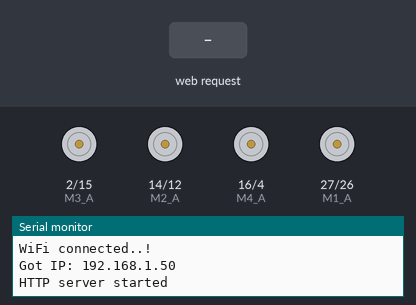
The sketch below on a simulated ESP32. Parts: motor-driver pin pairs drawn as motors (green arrow = first pin HIGH = forward, orange = second pin HIGH = backward, longer = more drive), the last lines printed to the serial monitor. The test bench sets the inputs (shaded band). WiFi joins after 1.5 s; servers stay silent unless stated.

Above: at 3.4 s.
3.5 s: HTTP request GET /forward received
At 3.8 s:
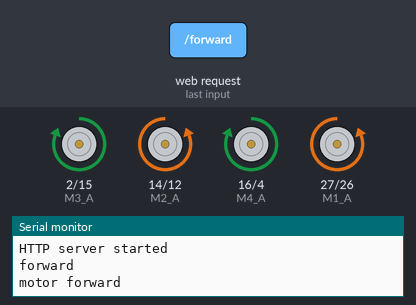
5.0 s: HTTP request GET /backward received
At 6.2 s:
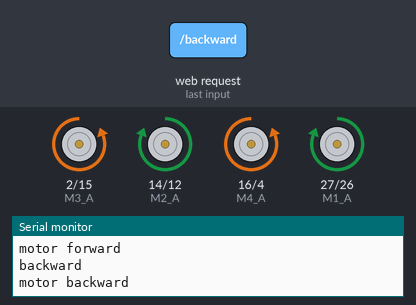
6.5 s: HTTP request GET / received
At 7.3 s:
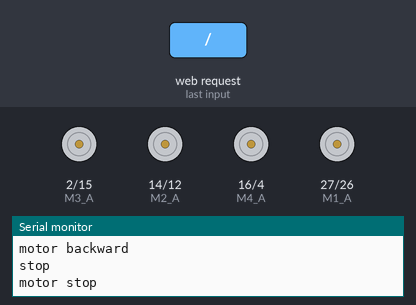
Timing chart, 0 to 9.5 s (numbered marks = the images above; inputs shaded):
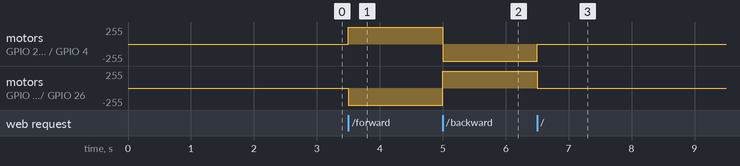

Measured:
- after the input at 3.5 s, motor on GPIO 2 (M3_A) / GPIO 15 (M3_B), motor on GPIO 16 (M4_A) / GPIO 4 (M4_B): stopped → forward 255/255 at once; motor on GPIO 14 (M2_A) / GPIO 12 (M2_B), motor on GPIO 27 (M1_A) / GPIO 26 (M1_B): stopped → backward 255/255 at once
- after the input at 5.0 s, motor on GPIO 2 (M3_A) / GPIO 15 (M3_B), motor on GPIO 16 (M4_A) / GPIO 4 (M4_B): forward 255/255 → backward 255/255 at once; motor on GPIO 14 (M2_A) / GPIO 12 (M2_B), motor on GPIO 27 (M1_A) / GPIO 26 (M1_B): backward 255/255 → forward 255/255 at once
- after the input at 6.5 s, motor on GPIO 2 (M3_A) / GPIO 15 (M3_B), motor on GPIO 16 (M4_A) / GPIO 4 (M4_B): backward 255/255 → stopped at once; motor on GPIO 14 (M2_A) / GPIO 12 (M2_B), motor on GPIO 27 (M1_A) / GPIO 26 (M1_B): forward 255/255 → stopped at once

The sketch:

202_esp32_webserver_station_mode.ino
```cpp
#include <WiFi.h>
#include <WebServer.h>

#define M1_B    26
#define M1_A    27
#define M2_B    12
#define M2_A    14
#define M3_B    15
#define M3_A    2
#define M4_B    4
#define M4_A    16

#define FORWARD   1
#define BACKWARD  2
#define STOP      3

/* Put your SSID & Password */
const char* ssid = "SK_WiFiGIGA73BA_2.4G";  // Enter SSID here
const char* password = "1609043407";  //Enter Password here

int motor_status = STOP;

WebServer server(80);

void go_forward(){
  Serial.println("forward");
  digitalWrite(M1_A, LOW);
  digitalWrite(M1_B, HIGH);
  digitalWrite(M2_A, LOW);
  digitalWrite(M2_B, HIGH);

  digitalWrite(M3_A, HIGH);
  digitalWrite(M3_B, LOW);
  digitalWrite(M4_A, HIGH);
  digitalWrite(M4_B, LOW);

}

void go_backward(){
  Serial.println("backward");
  digitalWrite(M1_A, HIGH);
  digitalWrite(M1_B, LOW);
  digitalWrite(M2_A, HIGH);
  digitalWrite(M2_B, LOW);

  digitalWrite(M3_A, LOW);
  digitalWrite(M3_B, HIGH);
  digitalWrite(M4_A, LOW);
  digitalWrite(M4_B, HIGH);
}

void turn_right(){
  Serial.println("right");
  digitalWrite(M1_A, LOW);
  digitalWrite(M1_B, HIGH);
  digitalWrite(M2_A, LOW);
  digitalWrite(M2_B, HIGH);

  digitalWrite(M3_A, LOW);
  digitalWrite(M3_B, HIGH);
  digitalWrite(M4_A, LOW);
  digitalWrite(M4_B, HIGH);
}

void turn_left(){
  Serial.println("left");
  digitalWrite(M1_A, HIGH);
  digitalWrite(M1_B, LOW);
  digitalWrite(M2_A, HIGH);
  digitalWrite(M2_B, LOW);

  digitalWrite(M3_A, HIGH);
  digitalWrite(M3_B, LOW);
  digitalWrite(M4_A, HIGH);
  digitalWrite(M4_B, LOW);
}

void stop(){
  Serial.println("stop");
  digitalWrite(M1_A, LOW);
  digitalWrite(M1_B, LOW);
  digitalWrite(M2_A, LOW);
  digitalWrite(M2_B, LOW);

  digitalWrite(M3_A, LOW);
  digitalWrite(M3_B, LOW);
  digitalWrite(M4_A, LOW);
  digitalWrite(M4_B, LOW);
  delay(200);
}

void setup() {
  Serial.begin(115200);

  pinMode(M1_A, OUTPUT);
  pinMode(M1_B, OUTPUT);
  pinMode(M2_A, OUTPUT);
  pinMode(M2_B, OUTPUT);
  pinMode(M3_A, OUTPUT);
  pinMode(M3_B, OUTPUT);
  pinMode(M4_A, OUTPUT);
  pinMode(M4_B, OUTPUT);

  stop();

  //connect to your local wi-fi network
  WiFi.begin(ssid, password);

  //check wi-fi is connected to wi-fi network
  while (WiFi.status() != WL_CONNECTED) {
  delay(1000);
  Serial.print(".");
  }
  Serial.println("");
  Serial.println("WiFi connected..!");
  Serial.print("Got IP: ");  Serial.println(WiFi.localIP());

  server.on("/", handle_OnConnect);
  server.on("/forward", handle_forward);
  server.on("/backward", handle_backward);
  server.on("/stop", handle_stop);
  server.onNotFound(handle_NotFound);

  server.begin();
  Serial.println("HTTP server started");
}
void loop() {
  server.handleClient();

}

void handle_OnConnect() {
  stop();
  Serial.println("motor stop");
  server.send(200, "text/html", SendHTML(motor_status));
}

void handle_forward() {
  go_forward();
  motor_status = FORWARD;
  Serial.println("motor forward");
  server.send(200, "text/html", SendHTML(motor_status));
}

void handle_backward() {
  go_backward();
  motor_status = BACKWARD;
  Serial.println("motor backward");
  server.send(200, "text/html", SendHTML(motor_status));
}

void handle_stop() {
  stop();
  motor_status = STOP;
  Serial.println("motor stop");
  server.send(200, "text/html", SendHTML(motor_status));
}

void handle_NotFound(){
  server.send(404, "text/plain", "Not found");
}

String SendHTML(uint8_t motor_status){
  String ptr = "<!DOCTYPE html> <html>\n";
  ptr +="<head><meta name=\"viewport\" content=\"width=device-width, initial-scale=1.0, user-scalable=no\">\n";
  ptr +="<title>LED Control</title>\n";
  ptr +="<style>html { font-family: Helvetica; display: inline-block; margin: 0px auto; text-align: center;}\n";
  ptr +="body{margin-top: 50px;} h1 {color: #444444;margin: 50px auto 30px;} h3 {color: #444444;margin-bottom: 50px;}\n";
  ptr +=".button {display: block;width: 80px;background-color: #3498db;border: none;color: white;padding: 13px 30px;text-decoration: none;font-size: 25px;margin: 0px auto 35px;cursor: pointer;border-radius: 4px;}\n";
  ptr +=".button-on {background-color: #3498db;}\n";
  ptr +=".button-on:active {background-color: #2980b9;}\n";
  ptr +=".button-off {background-color: #34495e;}\n";
  ptr +=".button-off:active {background-color: #2c3e50;}\n";
  ptr +="p {font-size: 14px;color: #888;margin-bottom: 10px;}\n";
  ptr +="</style>\n";
  ptr +="</head>\n";
  ptr +="<body>\n";
  ptr +="<h1>ESP32 Web Server</h1>\n";
  ptr +="<h3>Using Access Point(AP) Mode</h3>\n";

  switch(motor_status){
    case 1:
      {ptr +="<p>Motor forward</p><a class=\"button button-on\" href=\"/forward\">ON</a>\n";}
      {ptr +="<p>Motor backward</p><a class=\"button button-off\" href=\"/backward\">OFF</a>\n";}
      {ptr +="<p>stop</p><a class=\"button button-off\" href=\"/stop\">OFF</a>\n";}
      break;
    case 2:
      {ptr +="<p>Motor forward</p><a class=\"button button-off\" href=\"/forward\">OFF</a>\n";}
      {ptr +="<p>Motor backward</p><a class=\"button button-on\" href=\"/backward\">ON</a>\n";}
      {ptr +="<p>stop</p><a class=\"button button-off\" href=\"/stop\">OFF</a>\n";}
      break;
    case 3:
      {ptr +="<p>Motor forward</p><a class=\"button button-off\" href=\"/forward\">OFF</a>\n";}
      {ptr +="<p>Motor backward</p><a class=\"button button-off\" href=\"/backward\">OFF</a>\n";}
      {ptr +="<p>stop</p><a class=\"button button-on\" href=\"/stop\">ON</a>\n";}
      break;
  }
  ptr +="</body>\n";
  ptr +="</html>\n";
  return ptr;
}
```
